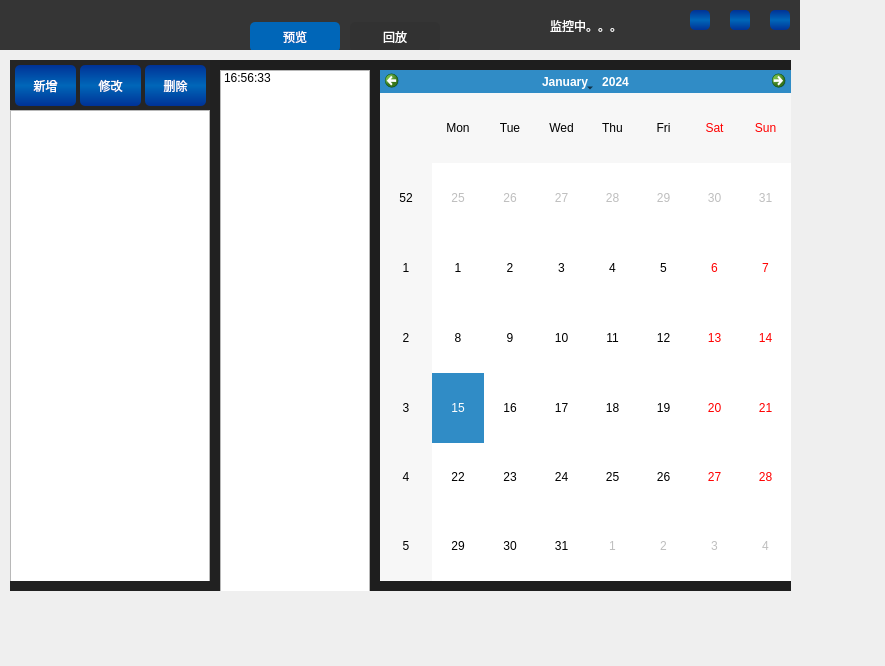
<?xml version="1.0" encoding="UTF-8"?>
<ui version="4.0">
 <class>XViewer</class>
 <widget class="QWidget" name="XViewer">
  <property name="geometry">
   <rect>
    <x>0</x>
    <y>0</y>
    <width>885</width>
    <height>666</height>
   </rect>
  </property>
  <property name="windowTitle">
   <string>XViewer</string>
  </property>
  <property name="windowIcon">
   <iconset resource="../resources/resources.qrc">
    <normaloff>:/img/xv.ico</normaloff>:/img/xv.ico</iconset>
  </property>
  <property name="styleSheet">
   <string notr="true">/*按钮样式*/

QPushButton:hover 
{
	background-color: qlineargradient(spread:pad, x1:0, y1:0, x2:0, y2:1, stop:0 rgba(0, 102, 184, 255), stop:0.495 rgba(39, 39, 39, 255), stop:0.505 rgba(39,39, 39, 255), stop:1 rgba(0, 102, 184, 255));
	border: none;
	border-radius:5px;
	color: rgb(255, 255, 255);
	font: 75 12pt &quot;黑体&quot;;
 }

QPushButton:!hover
{
	background-color: qlineargradient(spread:pad, x1:0, y1:0, x2:0, y2:1, stop:0 rgba(0, 50, 150, 255), stop:0.495 rgba(0, 102, 184, 255), stop:0.505 rgba(0, 102, 184, 255), stop:1 rgba(0, 50, 150, 255));
	border: none;
	border-radius:5px;
	color: rgb(255, 255, 255);
	font: 75 12pt &quot;黑体&quot;;
 }


/*顶部样式*/
#head{
	background-color: rgb(53, 53, 53);
}
#logo{
	background-image: url(:/img/logo_150_40.png);
}
#min{
	background-image: url(:/img/min.png);
}
#max{
	background-image: url(:/img/max.png);
}
#normal{
	
	background-image: url(:/img/normal.png);
}
#close{
	background-image: url(:/img/close.png);
}

/*Body*/
#body{
	background-color: #212121;
}
#left{
	background-color: #252525;
}
#cams{
	background-color: #1e1e1e;
}

#status{
	
	color: rgb(255, 255, 255);
	font: 700 12pt &quot;Consolas&quot;;
}

/*tab菜单按钮切换样式*/

#preview{
	background-color: rgb(50, 50, 50);
}

#playback{
	background-color: rgb(50, 50, 50);
}


#preview:checked{
	background-color: rgb(0, 102, 184);
}

#playback:checked{
	background-color: rgb(0, 102, 184);
}





</string>
  </property>
  <widget class="QWidget" name="head" native="true">
   <property name="geometry">
    <rect>
     <x>0</x>
     <y>0</y>
     <width>800</width>
     <height>50</height>
    </rect>
   </property>
   <property name="maximumSize">
    <size>
     <width>16777215</width>
     <height>50</height>
    </size>
   </property>
   <widget class="QWidget" name="logo" native="true">
    <property name="geometry">
     <rect>
      <x>0</x>
      <y>3</y>
      <width>151</width>
      <height>40</height>
     </rect>
    </property>
   </widget>
   <widget class="QWidget" name="head_button" native="true">
    <property name="geometry">
     <rect>
      <x>680</x>
      <y>10</y>
      <width>120</width>
      <height>21</height>
     </rect>
    </property>
    <widget class="QPushButton" name="min">
     <property name="geometry">
      <rect>
       <x>10</x>
       <y>0</y>
       <width>20</width>
       <height>20</height>
      </rect>
     </property>
     <property name="text">
      <string/>
     </property>
     <property name="flat">
      <bool>true</bool>
     </property>
    </widget>
    <widget class="QPushButton" name="max">
     <property name="geometry">
      <rect>
       <x>50</x>
       <y>0</y>
       <width>20</width>
       <height>20</height>
      </rect>
     </property>
     <property name="text">
      <string/>
     </property>
     <property name="flat">
      <bool>true</bool>
     </property>
    </widget>
    <widget class="QPushButton" name="close">
     <property name="geometry">
      <rect>
       <x>90</x>
       <y>0</y>
       <width>20</width>
       <height>20</height>
      </rect>
     </property>
     <property name="text">
      <string/>
     </property>
     <property name="flat">
      <bool>true</bool>
     </property>
    </widget>
    <widget class="QPushButton" name="normal">
     <property name="geometry">
      <rect>
       <x>50</x>
       <y>0</y>
       <width>20</width>
       <height>20</height>
      </rect>
     </property>
     <property name="text">
      <string/>
     </property>
     <property name="flat">
      <bool>true</bool>
     </property>
    </widget>
    <zorder>min</zorder>
    <zorder>close</zorder>
    <zorder>normal</zorder>
    <zorder>max</zorder>
   </widget>
   <widget class="QLabel" name="status">
    <property name="geometry">
     <rect>
      <x>550</x>
      <y>10</y>
      <width>111</width>
      <height>31</height>
     </rect>
    </property>
    <property name="text">
     <string>监控中。。。</string>
    </property>
   </widget>
   <widget class="QPushButton" name="preview">
    <property name="geometry">
     <rect>
      <x>250</x>
      <y>22</y>
      <width>90</width>
      <height>30</height>
     </rect>
    </property>
    <property name="text">
     <string>预览</string>
    </property>
    <property name="checkable">
     <bool>true</bool>
    </property>
    <property name="checked">
     <bool>true</bool>
    </property>
    <property name="autoRepeat">
     <bool>false</bool>
    </property>
    <property name="autoExclusive">
     <bool>true</bool>
    </property>
   </widget>
   <widget class="QPushButton" name="playback">
    <property name="geometry">
     <rect>
      <x>350</x>
      <y>22</y>
      <width>90</width>
      <height>30</height>
     </rect>
    </property>
    <property name="text">
     <string>回放</string>
    </property>
    <property name="checkable">
     <bool>true</bool>
    </property>
    <property name="autoExclusive">
     <bool>true</bool>
    </property>
   </widget>
  </widget>
  <widget class="QWidget" name="body" native="true">
   <property name="geometry">
    <rect>
     <x>10</x>
     <y>60</y>
     <width>781</width>
     <height>531</height>
    </rect>
   </property>
   <widget class="QWidget" name="left" native="true">
    <property name="geometry">
     <rect>
      <x>0</x>
      <y>0</y>
      <width>200</width>
      <height>521</height>
     </rect>
    </property>
    <property name="maximumSize">
     <size>
      <width>200</width>
      <height>16777215</height>
     </size>
    </property>
    <widget class="QListWidget" name="cam_list">
     <property name="geometry">
      <rect>
       <x>0</x>
       <y>50</y>
       <width>200</width>
       <height>941</height>
      </rect>
     </property>
     <property name="dragEnabled">
      <bool>true</bool>
     </property>
     <property name="iconSize">
      <size>
       <width>50</width>
       <height>50</height>
      </size>
     </property>
    </widget>
    <widget class="QPushButton" name="add_cam">
     <property name="geometry">
      <rect>
       <x>5</x>
       <y>5</y>
       <width>61</width>
       <height>41</height>
      </rect>
     </property>
     <property name="text">
      <string>新增</string>
     </property>
    </widget>
    <widget class="QPushButton" name="set_cam">
     <property name="geometry">
      <rect>
       <x>70</x>
       <y>5</y>
       <width>61</width>
       <height>41</height>
      </rect>
     </property>
     <property name="text">
      <string>修改</string>
     </property>
    </widget>
    <widget class="QPushButton" name="del_cam">
     <property name="geometry">
      <rect>
       <x>135</x>
       <y>5</y>
       <width>61</width>
       <height>41</height>
      </rect>
     </property>
     <property name="text">
      <string>删除</string>
     </property>
    </widget>
   </widget>
   <widget class="QWidget" name="cams" native="true">
    <property name="geometry">
     <rect>
      <x>210</x>
      <y>0</y>
      <width>651</width>
      <height>531</height>
     </rect>
    </property>
   </widget>
   <widget class="QWidget" name="playback_wid" native="true">
    <property name="geometry">
     <rect>
      <x>210</x>
      <y>10</y>
      <width>651</width>
      <height>521</height>
     </rect>
    </property>
    <widget class="XCalendarWidget" name="cal">
     <property name="geometry">
      <rect>
       <x>160</x>
       <y>0</y>
       <width>411</width>
       <height>511</height>
      </rect>
     </property>
    </widget>
    <widget class="QListWidget" name="time_list">
     <property name="geometry">
      <rect>
       <x>0</x>
       <y>0</y>
       <width>150</width>
       <height>800</height>
      </rect>
     </property>
     <item>
      <property name="text">
       <string>16:56:33</string>
      </property>
     </item>
    </widget>
    <zorder>time_list</zorder>
    <zorder>cal</zorder>
   </widget>
   <zorder>cams</zorder>
   <zorder>left</zorder>
   <zorder>playback_wid</zorder>
  </widget>
 </widget>
 <customwidgets>
  <customwidget>
   <class>XCalendarWidget</class>
   <extends>QCalendarWidget</extends>
   <header>xcalendar_widget.hpp</header>
  </customwidget>
 </customwidgets>
 <resources>
  <include location="../resources/resources.qrc"/>
 </resources>
 <connections>
  <connection>
   <sender>close</sender>
   <signal>clicked()</signal>
   <receiver>XViewer</receiver>
   <slot>close()</slot>
   <hints>
    <hint type="sourcelabel">
     <x>780</x>
     <y>17</y>
    </hint>
    <hint type="destinationlabel">
     <x>783</x>
     <y>-7</y>
    </hint>
   </hints>
  </connection>
  <connection>
   <sender>min</sender>
   <signal>clicked()</signal>
   <receiver>XViewer</receiver>
   <slot>showMinimized()</slot>
   <hints>
    <hint type="sourcelabel">
     <x>698</x>
     <y>19</y>
    </hint>
    <hint type="destinationlabel">
     <x>626</x>
     <y>-5</y>
    </hint>
   </hints>
  </connection>
  <connection>
   <sender>max</sender>
   <signal>clicked()</signal>
   <receiver>XViewer</receiver>
   <slot>MaxWindow()</slot>
   <hints>
    <hint type="sourcelabel">
     <x>732</x>
     <y>23</y>
    </hint>
    <hint type="destinationlabel">
     <x>801</x>
     <y>127</y>
    </hint>
   </hints>
  </connection>
  <connection>
   <sender>normal</sender>
   <signal>clicked()</signal>
   <receiver>XViewer</receiver>
   <slot>NormalWindow()</slot>
   <hints>
    <hint type="sourcelabel">
     <x>739</x>
     <y>19</y>
    </hint>
    <hint type="destinationlabel">
     <x>399</x>
     <y>299</y>
    </hint>
   </hints>
  </connection>
  <connection>
   <sender>add_cam</sender>
   <signal>clicked()</signal>
   <receiver>XViewer</receiver>
   <slot>AddCam()</slot>
   <hints>
    <hint type="sourcelabel">
     <x>49</x>
     <y>88</y>
    </hint>
    <hint type="destinationlabel">
     <x>84</x>
     <y>-216</y>
    </hint>
   </hints>
  </connection>
  <connection>
   <sender>set_cam</sender>
   <signal>clicked()</signal>
   <receiver>XViewer</receiver>
   <slot>SetCam()</slot>
   <hints>
    <hint type="sourcelabel">
     <x>116</x>
     <y>82</y>
    </hint>
    <hint type="destinationlabel">
     <x>116</x>
     <y>-44</y>
    </hint>
   </hints>
  </connection>
  <connection>
   <sender>del_cam</sender>
   <signal>clicked()</signal>
   <receiver>XViewer</receiver>
   <slot>DelCam()</slot>
   <hints>
    <hint type="sourcelabel">
     <x>181</x>
     <y>91</y>
    </hint>
    <hint type="destinationlabel">
     <x>187</x>
     <y>-28</y>
    </hint>
   </hints>
  </connection>
  <connection>
   <sender>preview</sender>
   <signal>clicked()</signal>
   <receiver>XViewer</receiver>
   <slot>Preview()</slot>
   <hints>
    <hint type="sourcelabel">
     <x>292</x>
     <y>39</y>
    </hint>
    <hint type="destinationlabel">
     <x>286</x>
     <y>-73</y>
    </hint>
   </hints>
  </connection>
  <connection>
   <sender>playback</sender>
   <signal>clicked()</signal>
   <receiver>XViewer</receiver>
   <slot>Playback()</slot>
   <hints>
    <hint type="sourcelabel">
     <x>367</x>
     <y>36</y>
    </hint>
    <hint type="destinationlabel">
     <x>374</x>
     <y>-31</y>
    </hint>
   </hints>
  </connection>
  <connection>
   <sender>cam_list</sender>
   <signal>clicked(QModelIndex)</signal>
   <receiver>XViewer</receiver>
   <slot>SelectCamera(QModelIndex)</slot>
   <hints>
    <hint type="sourcelabel">
     <x>119</x>
     <y>397</y>
    </hint>
    <hint type="destinationlabel">
     <x>154</x>
     <y>-86</y>
    </hint>
   </hints>
  </connection>
  <connection>
   <sender>cal</sender>
   <signal>clicked(QDate)</signal>
   <receiver>XViewer</receiver>
   <slot>SelectDate(QDate)</slot>
   <hints>
    <hint type="sourcelabel">
     <x>515</x>
     <y>116</y>
    </hint>
    <hint type="destinationlabel">
     <x>526</x>
     <y>-78</y>
    </hint>
   </hints>
  </connection>
  <connection>
   <sender>time_list</sender>
   <signal>activated(QModelIndex)</signal>
   <receiver>XViewer</receiver>
   <slot>PlayVideo(QModelIndex)</slot>
   <hints>
    <hint type="sourcelabel">
     <x>295</x>
     <y>348</y>
    </hint>
    <hint type="destinationlabel">
     <x>286</x>
     <y>-146</y>
    </hint>
   </hints>
  </connection>
 </connections>
 <slots>
  <slot>MaxWindow()</slot>
  <slot>NormalWindow()</slot>
  <slot>AddCam()</slot>
  <slot>SetCam()</slot>
  <slot>DelCam()</slot>
  <slot>Preview()</slot>
  <slot>Playback()</slot>
  <slot>SelectCamera(QModelIndex)</slot>
  <slot>SelectDate(QDate)</slot>
  <slot>PlayVideo(QModelIndex)</slot>
 </slots>
</ui>
